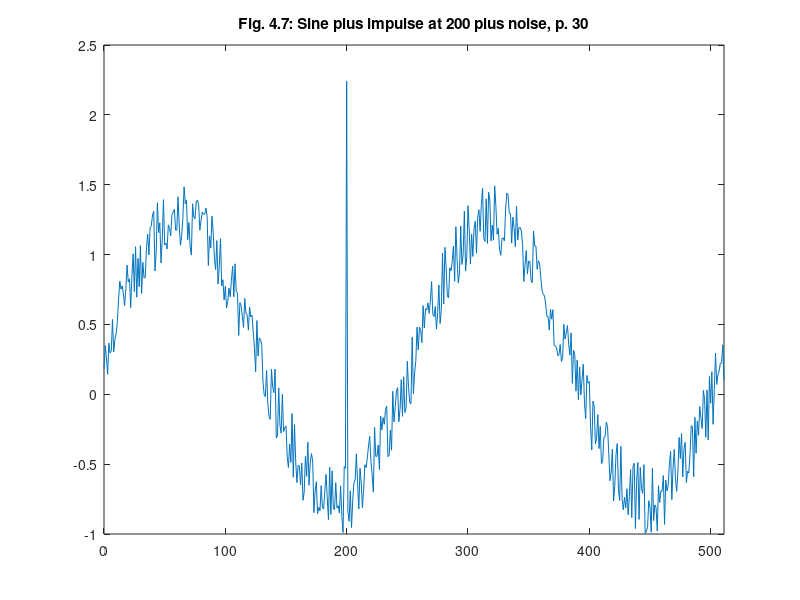

MATLAB code for this plot:
%% ========================================================================
%% Programmatic octave notes on "Ripples in Mathematics" by A. Jensen
%% and A. la Cour-Harbo written with a deep gratitude to the authors for
%% this wonderful text.
%% 
%% Reconstruction Figure 4.7, p. 30, Ch 04.
%%
%% Author: Vladimir Kulyukin
%% 
%% NB: I have tested this code in Octave 4.
%%
%% The numbers below were computed by my Java OneDHaar class methods
%% available at https://github.com/VKEDCO/java/blob/master/haar/org.vkedco.wavelets.haar/OneDHaar.java &
%% https://github.com/VKEDCO/java/blob/master/haar/org.vkedco.wavelets.tests/RipplesInMathCh04.java
%% =========================================================================
t = [0:511];

y_fig_4_7 = [
0.1799004422119564
0.3486557222648638
0.259401402309525
0.14319531688416928
0.36652515056981805
0.2947073798453206
0.3119750871703886
0.5353814423569772
0.30409057025408015
0.39307151928906225
0.4357861479588686
0.5193406975726056
0.6755694887549106
0.8090994381820633
0.7525869555488036
0.7758268356238709
0.7173866037046508
0.6355936259668036
0.755912417129301
0.9242009754946767
0.8041703787401612
0.8267622865216944
0.6203688084704415
0.8478485992529659
1.005776048148335
0.7355676789215226
1.0560163993401406
0.6951414972079524
0.9723079869014645
0.7699862624103513
1.0638179760664028
0.7220973665641961
0.9447638011060634
0.8326246396169862
0.8353325038130803
1.0496284056587197
1.1464425152640967
0.9976858959033501
1.1926652725042304
1.2056333106249235
1.2834033339997741
1.309456840222185
0.8831427481851282
1.0101752895000025
1.3710313506256726
1.157287357285285
1.227262601944053
0.9406022912978935
1.108160795292003
1.3934589993853164
1.0681762215209323
1.082703583620839
1.0402262429236164
1.212390527470265
1.1862931415911668
1.1338604132189056
1.2885565553026548
1.3023040627795148
1.3235538624881447
1.1746365201146944
1.1741958382804385
1.413776288552103
1.2084996351084059
1.0663677904992366
1.1315304360836134
1.2635248949484792
1.4854746365780884
1.36404841007755
1.3895204085972217
1.1063310999028044
1.2291282174224658
1.0561743150319631
0.9964782677993853
1.3631752820665044
1.2688418213336208
1.256192995755507
1.3781078205724344
1.3894630167659163
1.356787187775761
1.1738219379157815
1.2479098396902277
1.3036450788481257
1.288029642378165
1.2887363649728745
1.334081466193286
1.2735854047014887
0.9214221461694453
1.1339902151401753
1.047680216233541
1.2757070349413244
1.1559928709153366
0.9720224438626885
0.8930935035953872
1.1002466907881718
0.789111245043576
0.9122142445992707
1.1137486762927027
0.7748746160152626
0.8199241587055933
0.6757009703047054
0.7735185421194354
0.6184867707098002
0.6643863704420553
0.7605057581674151
0.6974215100876582
0.8171526595058494
0.9166659816779247
0.6980502002058493
0.9339852402148274
0.7350026369800284
0.7257880403263108
0.4207108621958963
0.656037208789964
0.6342641866488862
0.5560860740531892
0.4793283028761081
0.6867050462625542
0.5807078644465944
0.5653639410429998
0.45943913098135797
0.6230541137229723
0.5534389691861212
0.5656267724492141
0.44548931671625286
0.3310592535099567
0.16127200413533238
0.5278222981032844
0.27340072663407355
0.4025023150261643
0.39185074626567856
0.3542406551611862
0.09360088091167369
-0.0030935510511986702
-0.015772488853598818
0.17005288398944263
-0.06101069488727259
-0.16023731600387037
-0.17920900816061083
0.1789253218312402
0.05530203570154396
0.012074061994770902
0.1802327030226346
-0.3132708458031801
-0.29505060140917644
0.04563680451637997
-0.2203317525202163
-0.27792858311788365
-3.600196111260834E-4
-0.26650217519049846
-0.2389202533826208
-0.2272942568615412
-0.44803248890188374
-0.5243278695462067
-0.3550777908952215
-0.48716182703968736
-0.1383747548790873
-0.5935264408251975
-0.21796298738970332
-0.48207451094425924
-0.6319739813981151
-0.5082936449645796
-0.5160584371247587
-0.6492296078396327
-0.4921558507956218
-0.7585148349098747
-0.6988851655486805
-0.44445008657270246
-0.5866411455424606
-0.34240506543086724
-0.6509253740253331
-0.4851293056916328
-0.4245328854470789
-0.4769276097084953
-0.8471572941400457
-0.6909736450759977
-0.6261530901322545
-0.8539153325155857
-0.8081798684545289
-0.8336603596259715
-0.6540094939202417
-0.8097993494867568
-0.8208545037443001
-0.6911961837906635
-0.5733097805054866
-0.7412050546736937
-0.8977148926527949
-0.5218050998394537
-0.8599521012443251
-0.5474061816348341
-0.8150958223153622
-0.8255918660236059
-0.632807901989749
-0.8137329350791944
-0.7960053835171552
-0.8500204070375745
-0.6553743899633669
-0.8675105022548364
-0.9892146913291378
-0.5174147492786996
-0.529510918531622
2.2408249978224806
-0.8408634812578926
-0.9092326691210912
-0.6909851629311689
-0.9537259859816561
-0.7590786270061659
-0.6327804539759176
-0.6129419191425394
-0.42629275145347284
-0.6356776814909956
-0.8213300505373391
-0.5291687349352969
-0.6345476009221709
-0.8119780138415685
-0.6782680180770115
-0.5041696505684596
-0.5250852328343076
-0.45805681793685266
-0.3699483494586633
-0.30156978279382546
-0.47859340647690074
-0.5765062579612099
-0.7003395160067947
-0.23626045463481132
-0.4447578881096595
-0.4428023513583835
-0.3633490807277201
-0.5389560936972824
-0.15660723690826595
-0.25485541488931107
-0.16587672875815834
-0.21447094594631666
-0.11007325804148066
-0.084134044977424
-0.44619032767120714
-0.4370353999042461
-0.25577339914167757
-0.3999538777049172
0.021863222588919096
-0.19735835077246638
-0.09562680432096249
0.022903335116482793
0.04800700516676926
-0.1969038753674056
-0.10689641999448357
0.10512571301097856
-0.15743009135966216
0.12501285794526806
-0.1306045898777591
-0.0930766633052506
0.23689326069351055
0.04619392832241018
-0.06000062170759769
-0.06694165984047819
0.40917416174405036
0.004587585838243827
0.15213626050745652
0.24064051654470414
0.48001851493859504
0.31711299831598627
0.48109435829805414
0.4560270589125274
0.3698087897639162
0.634378677533763
0.4746076988698401
0.6123404794031134
0.6034485825897291
0.6543813336113675
0.5796650283185089
0.6649196849756681
0.8071279817096871
0.5718846985735536
0.556794001565508
0.6284450315470542
0.46646093471327765
0.5844163993407824
0.7818845689301221
0.5065289159166468
0.6056776711529871
1.010684255786439
0.6462601295876065
1.0522390964065713
0.90351243890946
0.7027014757097421
0.6919744771332407
0.9063229801714917
0.8830087052806601
0.9490237339819696
1.0612072149791962
0.8088267431512204
1.199671104944367
0.9732391785320127
0.7961496105295357
0.8693538866100881
1.2052253543975382
0.9292159399813693
0.9989178076990595
1.3113837938471453
0.8827045060005043
0.9825997510977212
1.3497993701467224
1.176871443327358
0.9326619639243667
1.146667775334595
0.9865340334178081
1.1887753977292883
1.2400183831914677
1.009882955447138
1.2673489469667227
1.3212118665182815
1.1663822552040106
1.352356354426044
1.4761131976477877
1.1196084050996324
1.09364035382943
1.3989136155977557
1.0792459277882522
1.4465316961158758
1.3911966444665085
1.0975743786651098
1.2109070795874288
1.102789679138344
1.491445276714284
1.34399249625766
1.145519094843645
1.1879588526224716
1.0358951276470212
0.9947674295302871
1.114812557128248
1.119663626428379
1.0978205512726615
1.3255261596874748
1.4403584098929767
1.4267352752029137
1.2963951106553426
1.2932877942885446
1.0819436161997822
1.2678038837369046
1.1919718019570535
1.0568614789063793
1.3471670762060493
1.1039272081319231
1.1925056598472548
1.1938916574902063
1.168276737419986
1.0715367634426878
0.8070715436733056
0.9286526742525136
1.028538781458843
0.860281454149401
0.9540117531803434
0.9508084723823008
0.8123238731367746
0.7992756089076765
1.168455589341736
1.0620908651098084
1.0606154788905733
0.8948083852143851
0.9567845325664321
0.9352137379093972
0.8367893316514201
0.7427479742618448
0.7140740856510903
0.7073283144303796
0.6462830263596486
0.5596741567019166
0.5546253078317002
0.458938242527688
0.6081690214701194
0.5381990768909506
0.605405917320858
0.3484314191630707
0.34666404003073764
0.3339866866786187
0.277553128981608
0.2822487178014456
0.35625218961962213
0.23465688259394973
0.2620472420688247
0.5011981985951819
0.39536893271986606
0.4440616673839054
0.4922471899834562
0.35453651560536004
0.2804873097755136
0.4393458455913767
0.07818607209078166
0.3151776155110114
0.28496748494990626
0.02275605581539046
0.24535694873866884
-0.0382478716959318
0.19517523538360132
-0.004662662202278928
0.10417617939997159
0.21622892587885112
-0.05985556894289834
-0.1745424527110357
0.13539332779298802
0.07942407071064217
0.09045321927386579
-0.22847455299562897
-0.3985757951162594
-0.04904001651510753
-0.08299699369973162
-0.35468082098749115
-0.3160848023904323
-0.1448984231657649
-0.3889659478610554
-0.2299823248120822
-0.4961958197324031
-0.4806159923024114
-0.3070192493270477
-0.3046717610910263
-0.19827444258254445
-0.230939946429847
-0.4203354482399757
-0.6189706466049572
-0.5561863510208195
-0.3928664544340875
-0.7631583914975593
-0.6502014760804213
-0.4292089812472244
-0.35289170538648407
-0.6827328483714339
-0.7596292232408468
-0.37331503067886446
-0.7464295274796203
-0.8267922459777932
-0.7371258020188485
-0.8124019847421696
-0.6756644667526372
-0.8632724951587164
-0.7303853775592932
-0.5393355770766664
-0.8828707882485123
-0.5189066021621064
-0.4933675285744636
-0.9613422551166595
-0.6163649311265087
-0.4877101534387111
-0.8959696383620561
-0.5233294341554062
-0.6757702574620099
-0.7090982247182461
-0.5036290097531309
-0.9961296792253425
-0.9821599347942975
-0.9484796969019932
-0.7616294393259588
-0.8044584736690086
-0.9869054492241456
-0.5306556209101763
-0.9043361993142004
-0.7915427851844881
-0.8106949836218014
-0.9782034833668594
-0.654407792642089
-0.7739208336514336
-0.6911975502883999
-0.6932599682883949
-0.581231692493305
-0.9308314283792656
-0.614235562655308
-0.6917200808527934
-0.6514058863353138
-0.4979041319473188
-0.40909033956365026
-0.7538510651937305
-0.5270370369368744
-0.39452959166574114
-0.6037015378827136
-0.6946750959774263
-0.5499504777311018
-0.30833227781429073
-0.4600334198752117
-0.2812050222340783
-0.5916062125417332
-0.3885858558048894
-0.343767599574336
-0.6317230949456503
-0.5495896406592451
-0.5632044748332059
-0.42574344762260435
-0.22477295406041248
-0.2319947673140601
-0.5911110877870839
-0.16520435191501798
-0.4223907297310206
-0.19084187957804472
-0.2933270327336981
-0.0869193770791239
-0.17333153915799565
-0.24487095680651288
0.027955001492994402
-0.03563706661585597
-0.30765312066480915
0.029373713613957686
-0.32724050842751407
0.12791060823240508
-0.06399880322274837
0.16130296636581548
-0.21504501558878863
0.035099175151391854
0.2947224033586206
0.07069742141786034
0.1388533523570688
0.1677307220519506
0.22283046753139263
0.22188914428914996
0.3540973196734125
0.10382779199306873
];

figure;
plot(t, y_fig_4_7);
xlim([0 511]);
title('Fig. 4.7: Sine plus impulse at 200 plus noise, p. 30');
